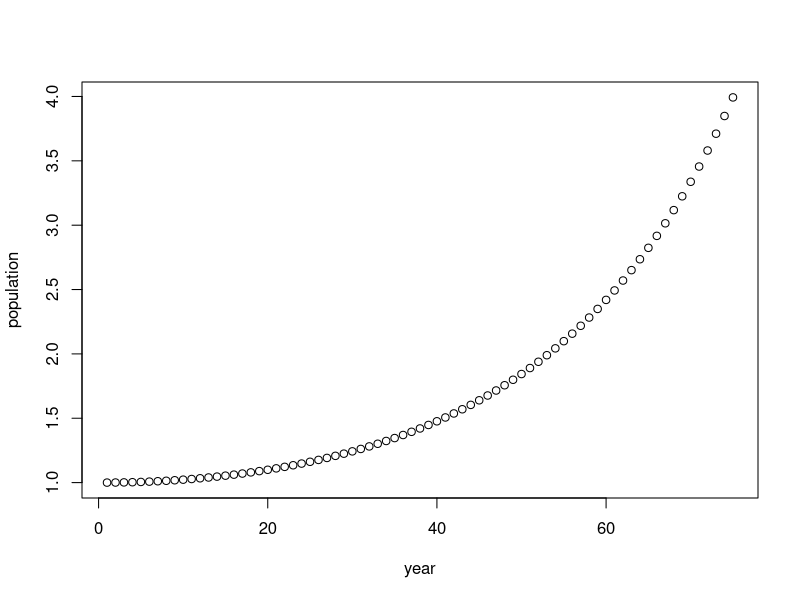
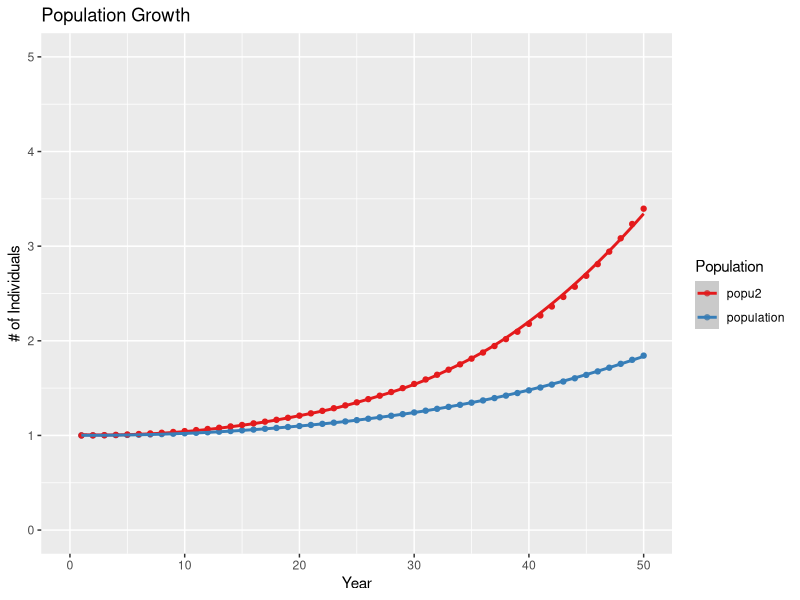

These figures' R source, in order:
#setwd("C:/Users/heref/Documents/Classes_Fall_25/ZOOO 800")

library(ggplot2)
library(dplyr)
library(tidyverse)


#Introduce our variables
k = 1000
r = 0.0005 #am I crazy or is this an absurdly low rate?
n0 = 1
t = 1


##### Objective1 #####

#creating a dataframe for the model
pop1 <- data.frame(year = seq(t:75),
                   population = (n0)
                   )
for (i in 2:75) {
  pop1$population[i] <- (
    k / (1 + ((k - pop1$population[i-1]) / pop1$population[i-1]) * exp(-r * pop1$year[i-1])))
}
 #We got 4 individuals... that seems wrong.
plot(pop1)

#I'll try it with vectors
time <- seq(1,75,1)
size <- k/(1 +((k - n0)/n0) * exp(-r*time))
print(size)

#fuck it, I am moving on.


##### Objective2 ####

#repeat 1 with double rate of increase
r <- 0.001

pop1$popu2 <- 1
for (i in 2:75) {
  pop1$popu2[i] <- (
    k / (1 + ((k - pop1$popu2[i-1]) / pop1$popu2[i-1]) * exp(-r * pop1$year[i-1])))
}
  
#Had to look this up because apparently I can't stop hardcoding colors in aesthetics
#Good practice code for the future to remember regarding piping and colors
pop1_long <- pop1 %>%
  pivot_longer(cols = c(population, popu2),
               names_to = "populationNum",
               values_to = "value")

#saving it as a variable for later export
# and plotting
model <- ggplot(data = pop1_long, aes(x = year, y = value, color = populationNum)) +
  geom_point() +
  geom_smooth() +
  labs(title = "Population Growth",
       x = "Year",
       y = "# of Individuals",
       color = "Population") + 
  xlim(0,50) + 
  ylim(0,5) +
  scale_color_brewer(palette = "Set1")
 
#ggplot function to save plots
ggsave('Logistic_growth_1_Week1.png',
       plot = model)

#This took way longer than it should've...
